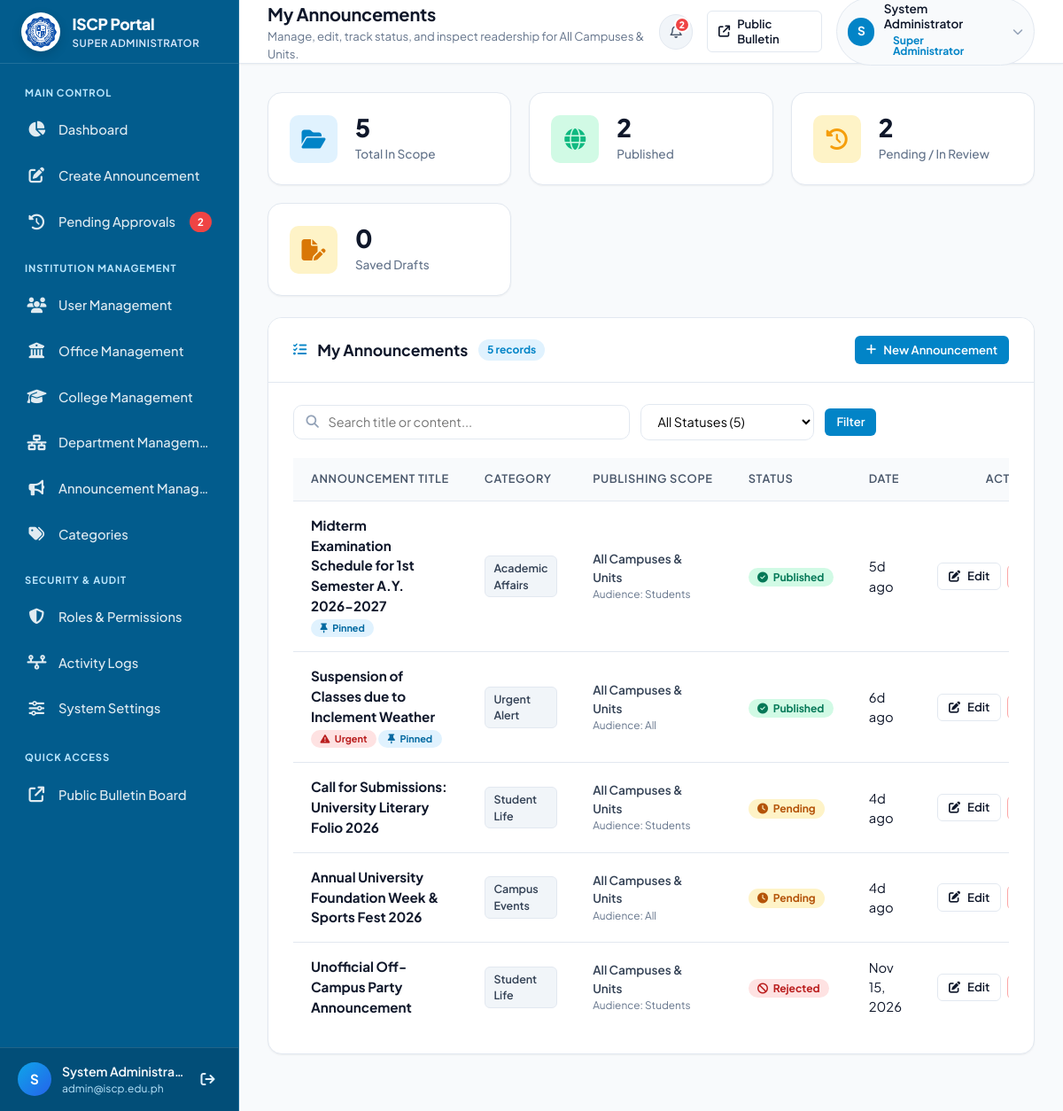
Page /admin/my_announcements.php (signed in) on the committed database.
### tables this page shows
CREATE TABLE IF NOT EXISTS `users` (
    `id` INT AUTO_INCREMENT PRIMARY KEY,
    `name` VARCHAR(100) NOT NULL,
    `email` VARCHAR(150) NOT NULL UNIQUE,
    `password_hash` VARCHAR(255) NOT NULL,
    `role` VARCHAR(50) NOT NULL DEFAULT 'college_admin',
    `assigned_college` VARCHAR(150) DEFAULT NULL,
    `assigned_office` VARCHAR(150) DEFAULT NULL,
    `assigned_department` VARCHAR(150) DEFAULT NULL,
    `status` ENUM('active', 'inactive') NOT NULL DEFAULT 'active',
    `created_at` TIMESTAMP DEFAULT CURRENT_TIMESTAMP
);

CREATE TABLE IF NOT EXISTS `announcements` (
    `id` INT AUTO_INCREMENT PRIMARY KEY,
    `title` VARCHAR(255) NOT NULL,
    `slug` VARCHAR(255) DEFAULT NULL,
    `summary` VARCHAR(350) DEFAULT NULL,
    `content` TEXT NOT NULL,
    `category` VARCHAR(100) NOT NULL,
    `category_id` INT DEFAULT NULL,
    `image_path` VARCHAR(255) DEFAULT NULL,
    `created_by` INT NOT NULL,
    `author_name` VARCHAR(100) DEFAULT NULL,
    `status` ENUM('pending', 'approved', 'rejected') NOT NULL DEFAULT 'pending',
    `rejection_reason` TEXT DEFAULT NULL,
    `reviewed_by` INT DEFAULT NULL,
    `reviewed_at` DATETIME DEFAULT NULL,
    `target_audience` ENUM('All', 'Students', 'Faculty', 'Parents') DEFAULT 'All',
    `is_urgent` TINYINT(1) DEFAULT 0,
    `is_pinned` TINYINT(1) DEFAULT 0,
    `views_count` INT DEFAULT 0,
    `created_at` TIMESTAMP DEFAULT CURRENT_TIMESTAMP,
    `updated_at` TIMESTAMP DEFAULT CURRENT_TIMESTAMP ON UPDATE CURRENT_TIMESTAMP,
    CONSTRAINT `fk_announcements_created_by` FOREIGN KEY (`created_by`) REFERENCES `users`(`id`) ON DELETE CASCADE,
    CONSTRAINT `fk_announcements_reviewed_by` FOREIGN KEY (`reviewed_by`) REFERENCES `users`(`id`) ON DELETE SET NULL,
    CONSTRAINT `fk_announcements_category` FOREIGN KEY (`category_id`) REFERENCES `categories`(`id`) ON DELETE SET NULL
);

### admin/my_announcements.php (the view, shortened to what the rows shown need)
<?php
require_once __DIR__ . '/includes/auth.php';
$currentUser = current_user();
$assignedUnit = get_user_assigned_unit($currentUser);
$page_title = 'My Announcements';
$page_subtitle = 'Manage, edit, track status, and inspect readership for ' . $assignedUnit . '.';
$pdo = get_db();
$announcements = [];
if ($pdo) {
    try {
        $where = ["1=1"];
        $params = [];
        $finalWhere = implode(' AND ', $where);
        $sql = "
            SELECT a.*, u.name AS author_real_name, u.email AS author_email,
                   rev.name AS reviewer_name
            FROM announcements a
            LEFT JOIN users u ON a.created_by = u.id
            LEFT JOIN users rev ON a.reviewed_by = rev.id
            WHERE {$finalWhere}
            ORDER BY a.is_pinned DESC, a.created_at DESC
        ";
        $stmt = $pdo->prepare($sql);
        $stmt->execute($params);
        $announcements = $stmt->fetchAll();
    } catch (PDOException $e) {
        set_flash('danger', 'Error loading announcements: ' . $e->getMessage());
    }
}
require_once __DIR__ . '/includes/header.php';
?>
<div class="content-card">
    <div class="card-header">
        <div class="card-header-left">
            <h2 class="card-title"><?= h($page_title) ?></h2>
        </div>
    </div>
    <div class="card-body">
        <?php if (empty($announcements)): ?>
            <div class="empty-state">
                <div class="empty-state-icon"><i class="fa-regular fa-folder-open"></i></div>
                <h3 class="empty-state-title">No announcements found</h3>
                <p class="empty-state-desc">No announcements matched your search or status filter within <?= h($assignedUnit) ?>.</p>
                <div style="margin-top: 1rem;">
                    <a href="create.php" class="btn btn-primary btn-sm"><i class="fa-solid fa-plus"></i> Create Announcement</a>
                </div>
            </div>
        <?php else: ?>
            <div class="table-responsive">
                <table class="admin-table">
                    <thead>
                        <tr>
                            <th>Announcement Title</th>
                            <th>Category</th>
                            <th>Publishing Scope</th>
                            <th>Status</th>
                            <th>Date</th>
                            <th style="text-align: right; min-width: 140px;">Actions</th>
                        </tr>
                    </thead>
                    <tbody>
                        <?php foreach ($announcements as $ann): ?>
                            <tr>
                                <td>
                                    <div style="font-weight: 700; color: var(--text-main); font-size: 0.95rem;">
                                        <?= h($ann['title']) ?>
                                    </div>
                                    <?php if (!empty($ann['is_urgent'])): ?>
                                        <span class="badge" style="background:#fee2e2; color:#b91c1c; font-size:0.68rem; margin-top:0.2rem;">
                                            <i class="fa-solid fa-triangle-exclamation"></i> Urgent
                                        </span>
                                    <?php endif; ?>
                                    <?php if (!empty($ann['is_pinned'])): ?>
                                        <span class="badge" style="background:#e0f2fe; color:#0369a1; font-size:0.68rem; margin-top:0.2rem;">
                                            <i class="fa-solid fa-thumbtack"></i> Pinned
                                        </span>
                                    <?php endif; ?>
                                </td>
                                <td><span class="category-pill"><?= h($ann['category'] ?? 'General') ?></span></td>
                                <td>
                                    <div style="font-size: 0.85rem; font-weight: 600; color: #334155;">
                                        <?= h($ann['author_name'] ?? $assignedUnit) ?>
                                    </div>
                                    <div style="font-size: 0.74rem; color: var(--text-muted);">
                                        Audience: <?= h($ann['target_audience'] ?? 'All') ?>
                                    </div>
                                </td>
                                <td>
                                    <?php
                                    $st = strtolower($ann['status']);
                                    $is_draft = strpos($ann['summary'] ?? '', '[Draft]') === 0;
                                    $badgeClass = 'badge-status-pending';
                                    $statusIcon = 'fa-clock';
                                    $displayStatus = ucfirst($st);
                                    if ($is_draft) {
                                        $badgeClass = 'badge';
                                        $statusIcon = 'fa-file-pen';
                                        $displayStatus = 'Draft';
                                    } elseif (in_array($st, ['approved', 'published'], true)) {
                                        $badgeClass = 'badge-status-approved';
                                        $statusIcon = 'fa-circle-check';
                                        $displayStatus = 'Published';
                                    } elseif ($st === 'rejected') {
                                        $badgeClass = 'badge-status-rejected';
                                        $statusIcon = 'fa-ban';
                                    }
                                    ?>
                                    <span class="badge <?= $badgeClass ?>" <?= $is_draft ? 'style="background:#fef3c7; color:#d97706;"' : '' ?>>
                                        <i class="fa-solid <?= $statusIcon ?>"></i> <?= $displayStatus ?>
                                    </span>
                                </td>
                                <td>
                                    <span title="<?= h(format_datetime($ann['created_at'])) ?>">
                                        <?= h(time_ago($ann['created_at'])) ?>
                                    </span>
                                </td>
                                <td style="text-align: right;">
                                    <div class="action-buttons" style="justify-content: flex-end;">
                                        <a href="edit.php?id=<?= (int)$ann['id'] ?>" class="btn btn-outline btn-sm" title="Edit Announcement">
                                            <i class="fa-solid fa-pen-to-square"></i> Edit
                                        </a>
                                    </div>
                                </td>
                            </tr>
                        <?php endforeach; ?>
                    </tbody>
                </table>
            </div>
        <?php endif; ?>
    </div>
</div>
<?php require_once __DIR__ . '/includes/footer.php'; ?>

### admin/includes/header.php (shortened to what the rows shown need)
<?php
require_once __DIR__ . '/auth.php';
$currentRole = current_user_role();
?>
<!DOCTYPE html>
<html lang="en">
<head>
    <link rel="stylesheet" href="https://cdnjs.cloudflare.com/ajax/libs/font-awesome/6.5.1/css/all.min.css">
    <link rel="stylesheet" href="../assets/css/admin.css">
</head>
<body class="admin-body">
<div class="admin-wrapper">
    <?php require_once __DIR__ . '/sidebar.php'; ?>
    <div class="admin-main">
        <header class="admin-topbar">
            <div class="topbar-left">
                <div class="page-header-info">
                    <h1 class="page-title"><?= isset($page_title) ? h($page_title) : 'Dashboard' ?></h1>
                    <?php if (isset($page_subtitle)): ?>
                        <p class="page-subtitle"><?= h($page_subtitle) ?></p>
                    <?php endif; ?>
                </div>
            </div>
            <div class="topbar-right">
                <div class="profile-menu-container">
                    <div class="user-profile-badge" id="profileBadgeTrigger" style="cursor: pointer;" title="Click to view account menu">
                        <div class="avatar-circle">
                            <?= strtoupper(substr($currentUser['name'] ?? 'A', 0, 1)) ?>
                        </div>
                        <div class="user-meta desktop-only">
                            <span class="user-name"><?= h($currentUser['name']) ?></span>
                            <span class="badge badge-admin"><?= h(format_role_label($currentRole)) ?></span>
                        </div>
                        <i class="fa-solid fa-chevron-down" style="font-size: 0.75rem; color: #94a3b8; margin-left: 0.2rem;"></i>
                    </div>
                </div>
            </div>
        </header>
        <main class="admin-content">

### admin/includes/sidebar.php (shortened to what the rows shown need)
<?php
$currentUser = current_user();
$role = $currentUser['role'] ?? 'super_admin';
$assignedUnit = get_user_assigned_unit($currentUser);
?>
<aside class="admin-sidebar" id="adminSidebar">
    <div class="sidebar-brand">
        <a href="index.php" class="brand-link" title="International State College of the Philippines">
            <div class="brand-text">
                <span class="brand-title">ISCP Portal</span>
                <span class="brand-subtitle"><?= h(format_role_label($role)) ?></span>
            </div>
        </a>
    </div>
    <div class="sidebar-footer">
        <div class="user-card-compact">
            <div class="user-avatar-sm" title="<?= h($currentUser['name']) ?>">
                <?= strtoupper(substr($currentUser['name'] ?? 'A', 0, 1)) ?>
            </div>
            <div class="user-details">
                <div class="name" title="<?= h($currentUser['name']) ?>"><?= h($currentUser['name']) ?></div>
                <div class="role-email" title="<?= h($currentUser['email']) ?>"><?= h($currentUser['email']) ?></div>
            </div>
            <a href="javascript:void(0)" onclick="openModal('signOutModal')" class="btn-sidebar-logout" title="Sign Out">
                <i class="fa-solid fa-arrow-right-from-bracket"></i>
            </a>
        </div>
    </div>
</aside>

### rows in the picture
users: role "SUPER ADMINISTRATOR", name "S", name "System Administra…", email "admin@iscp.edu.ph", role "Manage, edit, track status, and inspect readership for All Campuses & Units.", name "System Administrator"
announcements: title "Midterm Examination Schedule for 1st Semester A.Y. 2026-2027", is_pinned 1 (drawn), category "Academic Affairs", author_name.role "All Campuses & Units", target_audience "Students", displayStatus "Published", created_at "5d ago"
announcements: title "Suspension of Classes due to Inclement Weather", is_urgent 1 (drawn), is_pinned 1 (drawn), category "Urgent Alert", author_name.role "All Campuses & Units", target_audience "All", displayStatus "Published", created_at "6d ago"
announcements: title "Call for Submissions: University Literary Folio 2026", category "Student Life", author_name.role "All Campuses & Units", target_audience "Students", status "Pending", created_at "4d ago"
announcements: title "Annual University Foundation Week & Sports Fest 2026", category "Campus Events", author_name.role "All Campuses & Units", target_audience "All", status "Pending", created_at "4d ago"
announcements: title "Unofficial Off-Campus Party Announcement", category "Student Life", author_name.role "All Campuses & Units", target_audience "Students", status "Rejected", created_at "Nov 15, 2026"

### other values in the picture
$pendingCount "2"
$page_title "My Announcements"
format_role_label($currentRole) "Super Administrator"
$total_count "5"
$published_count "2"
$pending_count "2"
$draft_count "0"
count($announcements) "5"
